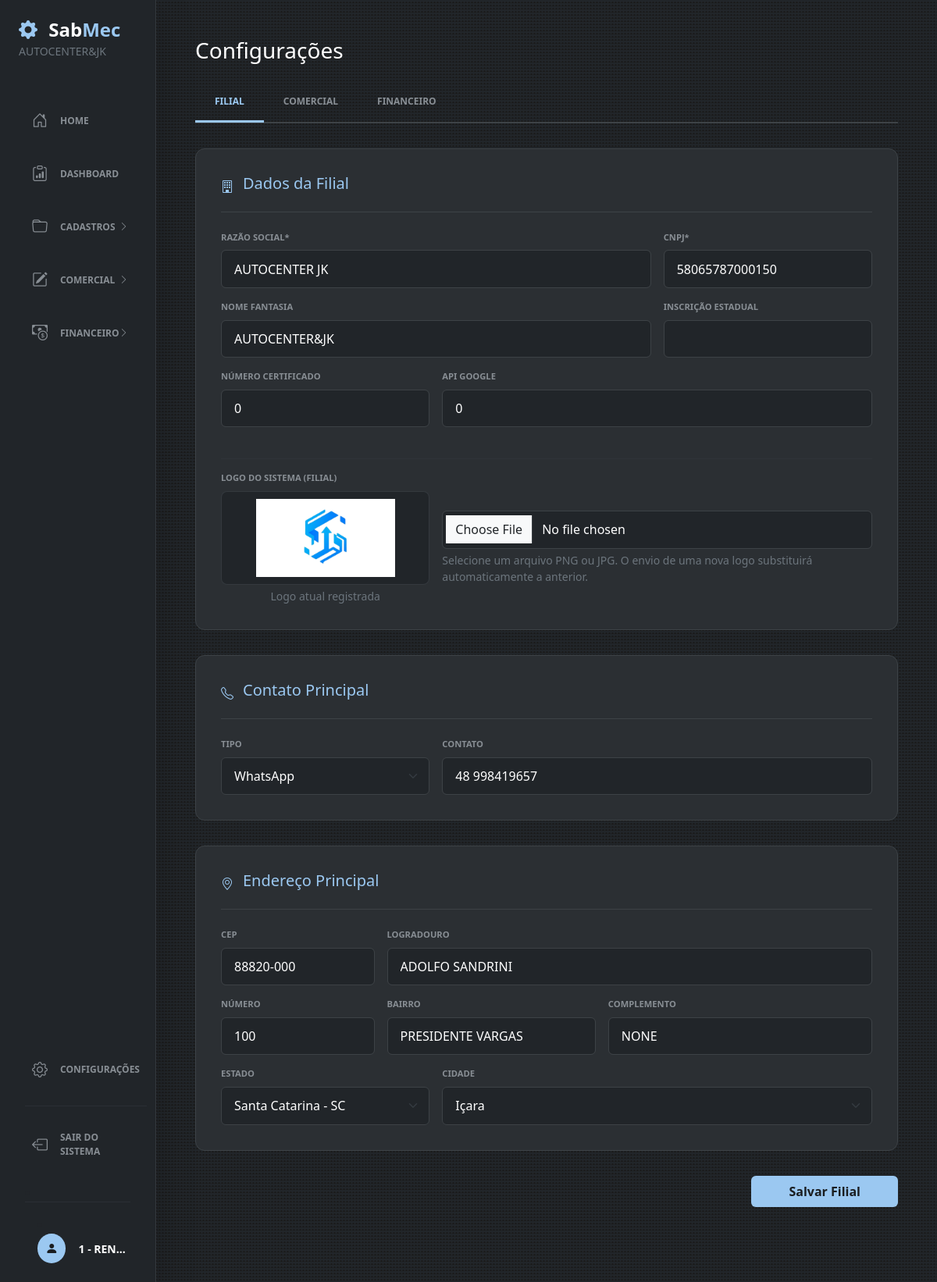
Before: /configuracoes (signed in) with the older database file.
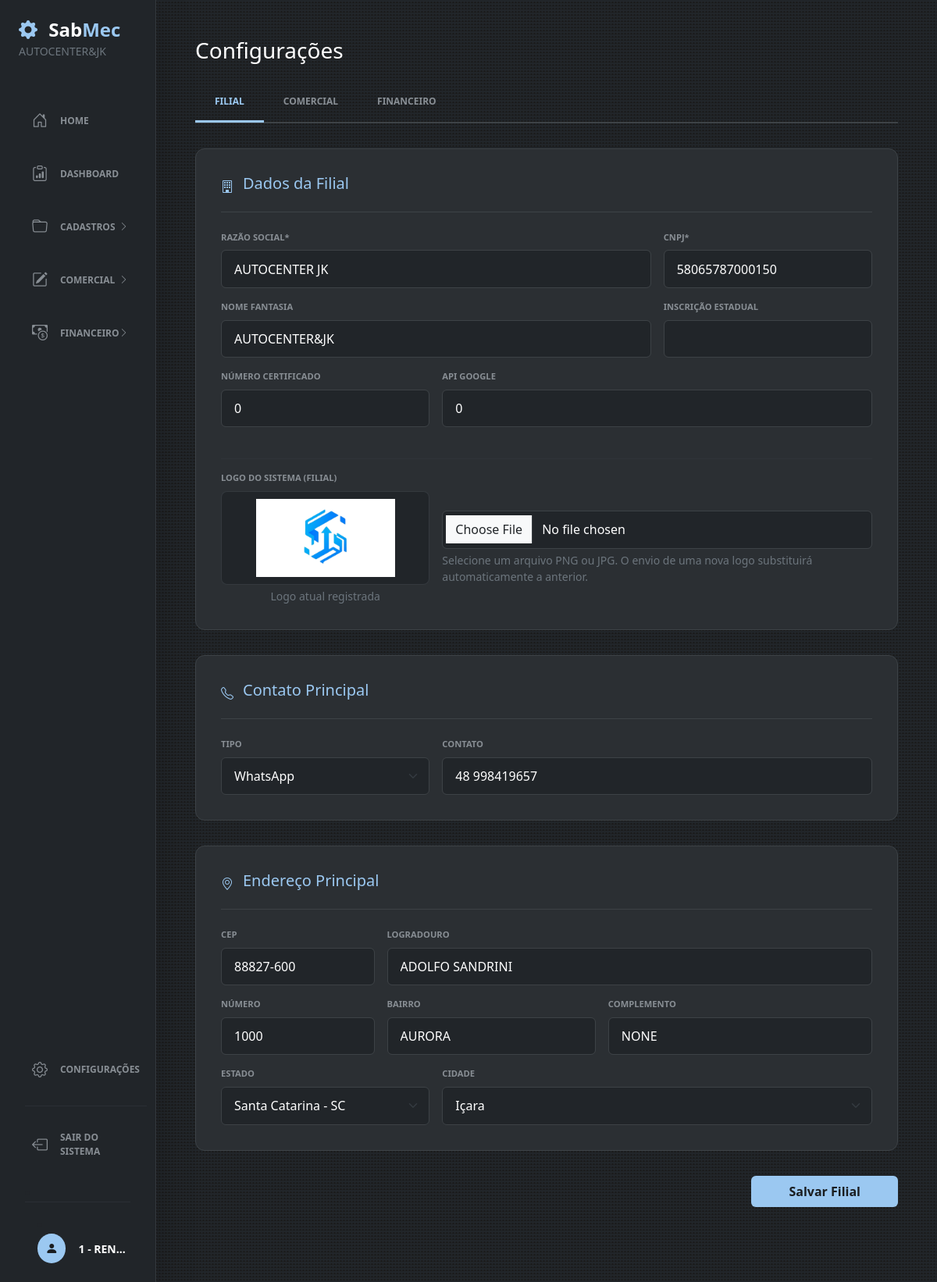
After: the same page with the newer database file.
### sabmec/models/pessoas.py (models this page shows)
class PessoaEndereco(db.Model):
    __tablename__ = "pessoas_endereco"
    id = db.Column(db.Integer, primary_key=True)
    pessoa_id = db.Column(db.Integer, db.ForeignKey("pessoas.id"), nullable=False)
    logradouro = db.Column(db.String(150), nullable=False)
    numero = db.Column(db.String(20), default="S/N")
    complemento = db.Column(db.String(50))
    bairro = db.Column(db.String(50), nullable=False)
    cidade_id = db.Column(db.Integer, db.ForeignKey("cidades.id"), nullable=False)
    estado_id = db.Column(db.Integer, db.ForeignKey("estados.id"), nullable=False)
    cep = db.Column(db.String(10), nullable=False)
    principal = db.Column(db.Boolean, default=False)
    pessoa = db.relationship("Pessoa", back_populates="enderecos")
    cidade = db.relationship("Cidade")
    estado = db.relationship("Estado")

### sabmec/routes/configuracao/config.py (the view, shortened to what this page needs)
@configuracoes_bp.route("/configuracoes", methods=["GET", "POST"])
@login_required
def configuracoes():
    aba_ativa = request.form.get("aba_ativa", "filial")
    form_filial = FormConfiguracaoFilial()
    form_comercial_os = FormConfiguracaoComercialOS()
    filial = filial_atual()
    config_os = configuracao_os_atual()
    pessoa_id = filial.pessoa_id if filial else None
    endereco = endereco_principal(pessoa_id)
    contato = contato_principal(pessoa_id)
    estado_id = request.form.get("estado_id", type=int)
    if not estado_id and endereco:
        estado_id = endereco.estado_id
    estados = estados_choices()
    cidades = cidades_por_estado(estado_id)
    if request.method == "GET":
        if filial and filial.pessoa:
            form_filial.nome.data = filial.pessoa.nome
            form_filial.nome_fantasia.data = filial.pessoa.nome_fantasia
            form_filial.documento_fiscal.data = filial.pessoa.documento_fiscal
            form_filial.ie_rg.data = filial.pessoa.ie_rg
            form_filial.numero_certificado.data = filial.numero_certificado
            form_filial.api_google.data = filial.api_google
        form_comercial_os.modelo_impressao_os.data = config_os.modelo_os
        form_comercial_os.texto_rodape_os.data = config_os.texto_rodape_os
        return renderizar_configuracoes(
            form_filial,
            form_comercial_os,
            filial,
            config_os,
            aba_ativa,
            endereco,
            contato,
            estados,
            cidades,
        )

### sabmec/forms/config_forms.py
class FormConfiguracaoFilial(FlaskForm):
    nome = StringField("Razão Social*", validators=[DataRequired()])
    nome_fantasia = StringField("Nome Fantasia")
    documento_fiscal = StringField("CNPJ*", validators=[DataRequired()])
    ie_rg = StringField("Inscrição Estadual")
    numero_certificado = StringField("Número Certificado", validators=[Optional()])
    api_google = StringField("API Google", validators=[Optional()])

class FormConfiguracaoComercialOS(FlaskForm):
    modelo_impressao_os = SelectField(
        "Modelo de Impressão da OS",
        coerce=int,
        choices=[
            (1, "Impressão 1 via com logo"),
            (2, "Impressão 2 vias com logo"),
        ],
    )
    texto_rodape_os = TextAreaField("Texto do Rodapé da OS", validators=[Optional()])

### sabmec/__init__.py (called while the page is built)
@login_manager.user_loader
def load_usuario(id_usuario):
    return PessoaUsuario.query.get(int(id_usuario))

@app.context_processor
def inject_empresa_sidebar():
    filial = PessoaFilial.query.first()
    empresa = None
    if filial:
        empresa = Pessoa.query.get(
            filial.pessoa_id
        )
    return dict(
        empresa_sidebar=empresa
    )

### sabmec/templates/configuracao/config.html (shortened to what the changed rows need)
{% extends 'bases/base.html' %}
{% block body %}
<div class="container-fluid py-5 px-4">
    <div class="content-wrapper">
        <div class="tab-content mt-4">
            <div class="tab-pane fade {{ 'show active' if aba_ativa == 'filial' else '' }}" id="filial-content">
                <form method="POST" action="{{ url_for('configuracoes.configuracoes') }}" enctype="multipart/form-data" novalidate>
                                    {% set tipo_contato = request.form.get('contato_tipo', contato.tipo if contato else 'telefone') %}
                    <div class="form-card mt-4">
                        <div class="row g-3">
                            <div class="col-md-3">
                                <label class="form-label-custom">CEP</label>
                                <input type="text" name="cep" class="form-control form-control-sabmec" value="{{ request.form.get('cep', endereco.cep if endereco else '') }}">
                            </div>
                            <div class="col-md-9">
                                <label class="form-label-custom">Logradouro</label>
                                <input type="text" name="logradouro" class="form-control form-control-sabmec" value="{{ request.form.get('logradouro', endereco.logradouro if endereco else '') }}">
                            </div>
                            <div class="col-md-3">
                                <label class="form-label-custom">Número</label>
                                <input type="text" name="numero" class="form-control form-control-sabmec" value="{{ request.form.get('numero', endereco.numero if endereco else 'S/N') }}">
                            </div>
                            <div class="col-md-4">
                                <label class="form-label-custom">Bairro</label>
                                <input type="text" name="bairro" class="form-control form-control-sabmec" value="{{ request.form.get('bairro', endereco.bairro if endereco else '') }}">
                            </div>
                            <div class="col-md-5">
                                <label class="form-label-custom">Complemento</label>
                                <input type="text" name="complemento" class="form-control form-control-sabmec" value="{{ request.form.get('complemento', endereco.complemento if endereco else '') }}">
                            </div>
                                {% set estado_selecionado = request.form.get('estado_id', endereco.estado_id if endereco else 0)|int %}
                                {% set cidade_selecionada = request.form.get('cidade_id', endereco.cidade_id if endereco else 0)|int %}
                        </div>
                    </div>
                </form>
            </div>
        </div>
    </div>
</div>
{% endblock %}

Changed rows visible on the page:
changed PessoaEndereco "ADOLFO SANDRINI": cep "88820-000" → "88827-600"; numero "100" → "1000"; bairro "PRESIDENTE VARGAS" → "AURORA"
